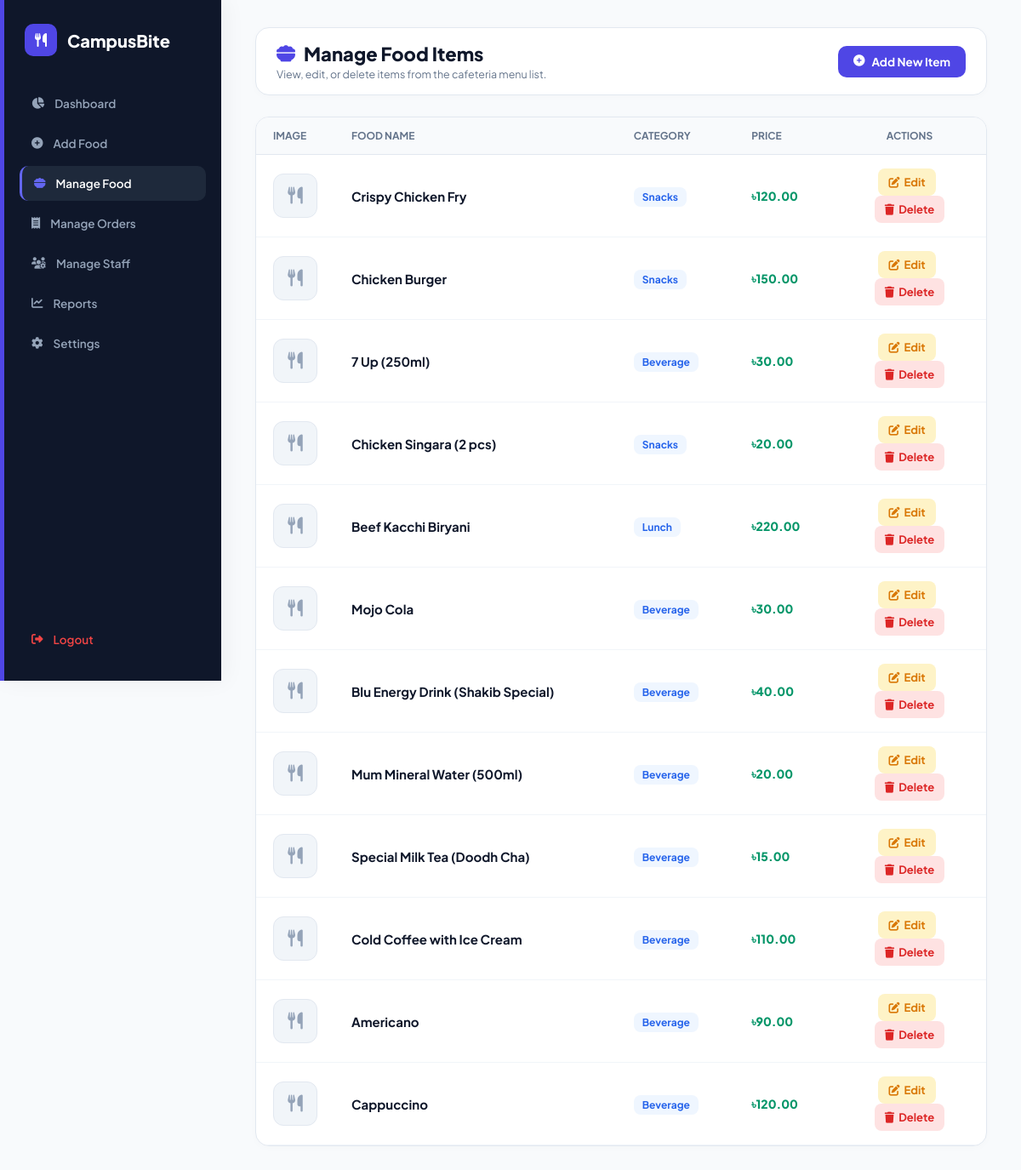
The page /admin/manage_food.php on the database its author committed.
### tables this page shows
CREATE TABLE `foods` (
  `food_id` int(11) NOT NULL,
  `food_name` varchar(100) NOT NULL,
  `price` decimal(10,2) NOT NULL,
  `category` varchar(50) DEFAULT NULL,
  `description` text DEFAULT NULL,
  `image` varchar(255) DEFAULT NULL,
  `created_at` timestamp NOT NULL DEFAULT current_timestamp()
);

### admin/manage_food.php (the view, shortened to what this page needs)
<?php
$conn = mysqli_connect("localhost", "root", "", "campusbite_db");
$foods_result = mysqli_query($conn, "SELECT * FROM foods ORDER BY food_id DESC");
?>
<!DOCTYPE html>
<html lang="en">
<head>
    <link href="https://cdnjs.cloudflare.com/ajax/libs/font-awesome/6.4.0/css/all.min.css" rel="stylesheet">
</head>
<body>
    <div class="sidebar">
        <div>
            <div class="brand">
                <div class="brand-icon"><i class="fa-solid fa-utensils"></i></div>
                CampusBite
            </div>
            <ul class="nav-menu">
                <li class="nav-item"><a href="dashboard.php"><i class="fa-solid fa-chart-pie"></i> Dashboard</a></li>
                <li class="nav-item"><a href="add_food.php"><i class="fa-solid fa-plus-circle"></i> Add Food</a></li>
                <li class="nav-item active"><a href="manage_food.php"><i class="fa-solid fa-bowl-food"></i> Manage Food</a></li>
                <li class="nav-item"><a href="manage_orders.php"><i class="fa-solid fa-receipt"></i> Manage Orders</a></li>
                <li class="nav-item"><a href="manage_staff.php"><i class="fa-solid fa-users-gear"></i> Manage Staff</a></li>
                <li class="nav-item"><a href="reports.php"><i class="fa-solid fa-chart-line"></i> Reports</a></li>
                <li class="nav-item"><a href="settings.php"><i class="fa-solid fa-gear"></i> Settings</a></li>
            </ul>
        </div>
        <div class="nav-menu">
            <li class="nav-item"><a href="../logout.php" style="color:#ef4444;"><i class="fa-solid fa-right-from-bracket"></i> Logout</a></li>
        </div>
    </div>
    <div class="main-content">
        <div class="top-header">
            <div class="page-title">
                <h1><i class="fa-solid fa-bowl-food" style="color:#4f46e5;"></i> Manage Food Items</h1>
                <p>View, edit, or delete items from the cafeteria menu list.</p>
            </div>
            <a href="add_food.php" class="btn-add"><i class="fa-solid fa-plus-circle"></i> Add New Item</a>
        </div>
        <div class="card-table">
            <table class="custom-table">
                <thead>
                    <tr>
                        <th style="width: 80px;">Image</th>
                        <th>Food Name</th>
                        <th>Category</th>
                        <th>Price</th>
                        <th style="width: 180px; text-align: center;">Actions</th>
                    </tr>
                </thead>
                <tbody>
                    <?php if ($foods_result && mysqli_num_rows($foods_result) > 0): ?>
                        <?php while ($food = mysqli_fetch_assoc($foods_result)): ?>
                            <tr>
                                <td>
                                    <?php
                                        $image_path = "../uploads/" . $food['image'];
                                        if (!empty($food['image']) && file_exists($image_path)):
                                    ?>
                                        <img src="<?= $image_path; ?>" class="food-img" alt="Food Image">
                                    <?php else: ?>
                                        <div class="no-img"><i class="fa-solid fa-utensils"></i></div>
                                    <?php endif; ?>
                                </td>
                                <td><strong style="color:#0f172a; font-size:15px;"><?= htmlspecialchars($food['food_name']); ?></strong></td>
                                <td><span class="category-badge"><?= htmlspecialchars($food['category'] ?? 'General'); ?></span></td>
                                <td style="font-weight: 800; color: #059669;">৳<?= number_format($food['price'], 2); ?></td>
                                <td style="text-align: center;">
                                    <a href="edit_food.php?id=<?= $food['food_id']; ?>" class="btn-edit"><i class="fa-solid fa-pen-to-square"></i> Edit</a>
                                    <a href="manage_food.php?delete_id=<?= $food['food_id']; ?>" class="btn-delete" onclick="return confirm('Are you sure you want to delete this food item?');"><i class="fa-solid fa-trash"></i> Delete</a>
                                </td>
                            </tr>
                        <?php endwhile; ?>
                    <?php else: ?>
                        <tr>
                            <td colspan="5" style="text-align: center; color: #94a3b8; padding: 30px;">No food items available in the menu.</td>
                        </tr>
                    <?php endif; ?>
                </tbody>
            </table>
        </div>
    </div>
</body>
</html>

### admin/manage_food.php (style rules this page uses)
* { margin: 0; padding: 0; box-sizing: border-box; font-family: 'Plus Jakarta Sans', sans-serif; }
body { display: flex; background-color: #f8fafc; color: #0f172a; min-height: 100vh; }
.sidebar { width: 260px; background: #0f172a; padding: 28px 18px; display: flex; flex-direction: column; justify-content: space-between; position: fixed; height: 100vh; z-index: 100; border-left: 5px solid #4f46e5; box-shadow: 4px 0 25px rgba(0,0,0,0.05); }
.brand { font-size: 20px; font-weight: 800; color: #ffffff; display: flex; align-items: center; gap: 12px; margin-bottom: 35px; padding-left: 6px; }
.brand-icon { background: #4f46e5; width: 38px; height: 38px; border-radius: 10px; display: flex; align-items: center; justify-content: center; color: #fff; font-size: 16px; }
.nav-menu { list-style: none; display: flex; flex-direction: column; gap: 6px; }
.nav-item a { display: flex; align-items: center; gap: 12px; padding: 12px 14px; text-decoration: none; color: #94a3b8; font-size: 13.5px; font-weight: 600; border-radius: 10px; transition: all 0.2s ease; }
.nav-item.active a { background: #1e293b; color: #ffffff; border-left: 3px solid #6366f1; }
.nav-item.active a i { color: #6366f1; }
.main-content { flex: 1; margin-left: 260px; padding: 32px 40px; }
.top-header { display: flex; justify-content: space-between; align-items: center; margin-bottom: 25px; background: #ffffff; padding: 16px 24px; border-radius: 16px; border: 1px solid #e2e8f0; box-shadow: 0 2px 10px rgba(0,0,0,0.02); }
.page-title h1 { font-size: 22px; font-weight: 800; color: #0f172a; display: flex; align-items: center; gap: 10px; }
.page-title p { font-size: 12.5px; color: #64748b; margin-top: 2px; }
.card-table { background: #ffffff; border-radius: 16px; border: 1px solid #e2e8f0; overflow: hidden; box-shadow: 0 2px 10px rgba(0,0,0,0.02); }
.custom-table { width: 100%; border-collapse: collapse; text-align: left; }
.custom-table th { background: #f8fafc; padding: 14px 20px; font-size: 12px; font-weight: 700; color: #64748b; text-transform: uppercase; border-bottom: 1px solid #e2e8f0; }
.custom-table td { padding: 16px 20px; font-size: 14px; color: #1e293b; border-bottom: 1px solid #f1f5f9; font-weight: 500; vertical-align: middle; }
.no-img { width: 52px; height: 52px; border-radius: 12px; background: #f1f5f9; display: flex; align-items: center; justify-content: center; color: #94a3b8; font-size: 20px; border: 1px solid #e2e8f0; }
.category-badge { background: #eff6ff; color: #2563eb; padding: 4px 10px; border-radius: 8px; font-size: 12px; font-weight: 700; }
.btn-add { background: #4f46e5; color: #ffffff; text-decoration: none; padding: 10px 18px; border-radius: 10px; font-weight: 700; font-size: 13.5px; display: inline-flex; align-items: center; gap: 8px; }
.btn-edit { background: #fef3c7; color: #d97706; text-decoration: none; padding: 8px 12px; border-radius: 8px; font-size: 13px; font-weight: 700; display: inline-flex; align-items: center; gap: 5px; margin-right: 6px; }
.btn-delete { background: #fee2e2; color: #dc2626; text-decoration: none; padding: 8px 12px; border-radius: 8px; font-size: 13px; font-weight: 700; display: inline-flex; align-items: center; gap: 5px; }

### rows shown on the page
foods: food_name "Crispy Chicken Fry", category "Snacks", price "120.00"
foods: food_name "Chicken Burger", category "Snacks", price "150.00"
foods: food_name "7 Up (250ml)", category "Beverage", price "30.00"
foods: food_name "Chicken Singara (2 pcs)", category "Snacks", price "20.00"
foods: food_name "Beef Kacchi Biryani", category "Lunch", price "220.00"
foods: food_name "Mojo Cola", category "Beverage", price "30.00"
foods: food_name "Blu Energy Drink (Shakib Special)", category "Beverage", price "40.00"
foods: food_name "Mum Mineral Water (500ml)", category "Beverage", price "20.00"
foods: food_name "Special Milk Tea (Doodh Cha)", category "Beverage", price "15.00"
foods: food_name "Cold Coffee with Ice Cream", category "Beverage", price "110.00"
foods: food_name "Americano", category "Beverage", price "90.00"
foods: food_name "Cappuccino", category "Beverage", price "120.00"
